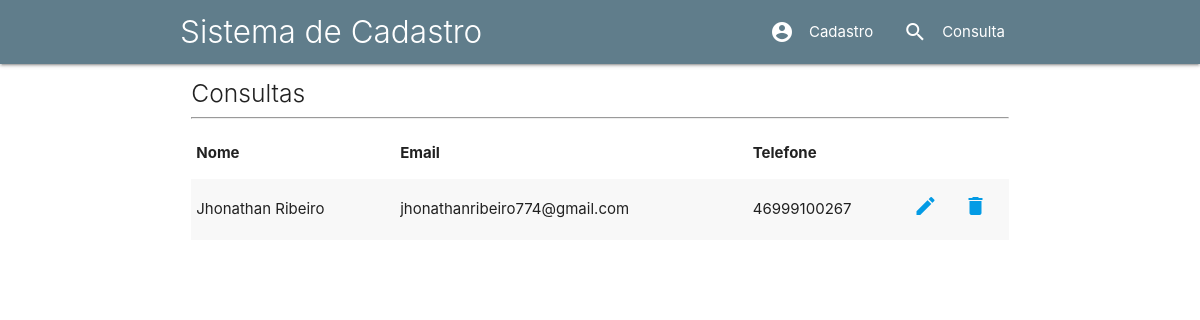
The page /consultas.php on the database as committed earlier.
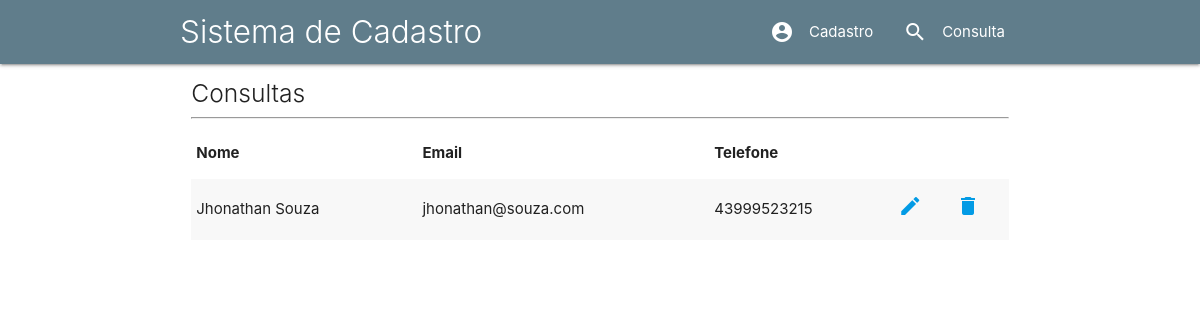
The same page on the database as committed later.
### tables this page shows
CREATE TABLE `tb_clientes` (
  `id` int(11) NOT NULL,
  `nome` varchar(40) NOT NULL,
  `email` varchar(50) NOT NULL,
  `telefone` varchar(15) NOT NULL
);

### BD/read.php (the view)
<?php
include_once 'conexao.php';
$querySelect = $link->query("select * from tb_clientes");
while($registros = $querySelect->fetch_assoc()):
    $id       = $registros['id'];
    $nome     = $registros['nome'];
    $email    = $registros['email'];
    $telefone = $registros['telefone'];
    echo "<tr>";
    echo "
    <td>$nome</td>
    <td>$email</td>
    <td>$telefone</td>
    <td><a href='editar.php?id=$id'><i class='material-icons'>edit</i></a></td>
    <td><a href='BD/delete.php?id=$id'><i class='material-icons'>delete</i></a></td>
    ";
    echo "</tr>";
endwhile;

### includes/header.inc.php (shortened to what this page needs)
<!DOCTYPE html>
<html lang="pr-br">
    <head>
        <link href="css/materialize.min.css" rel="stylesheet">
    </head>
    <body>

### includes/menu.inc.php
<nav class="blue-grey">
        <div class="nav-wrapper container">
            <div class="brand-logo light">Sistema de Cadastro</div>
            <ul class="right">
                <li><a href="index.php"><i class="material-icons left">account_circle</i> Cadastro</a></li>
                <li><a href="consultas.php"><i class="material-icons left">search</i> Consulta</a></li>
            </ul>
        </div>
    </nav>

### consultas.php
<?php include_once 'includes/header.inc.php' ?>
<?php include_once 'includes/menu.inc.php' ?>
<div class="row container">
    <div class="col s12">
        <h5 class="light">Consultas</h5><hr>
        <table class="striped">
            <thead>
                <tr>
                    <th>Nome</th>
                    <th>Email</th>
                    <th>Telefone</th>
                </tr>
            </thead>
            <tbody>
                <?php
                    include_once 'BD/read.php';
                ?>
            </tbody>
        </table>
    </div>
</div>
<?php include_once 'includes/footer.inc.php' ?>

### includes/footer.inc.php (shortened to what this page needs)
    </body>
</html>

Rows that differ between the two databases and show on the page:
changed tb_clientes: nome "Jhonathan Ribeiro" → "Jhonathan Souza"; email "jhonathanribeiro774@gmail.com" → "jhonathan@souza.com"; telefone "46999100267" → "43999523215"
